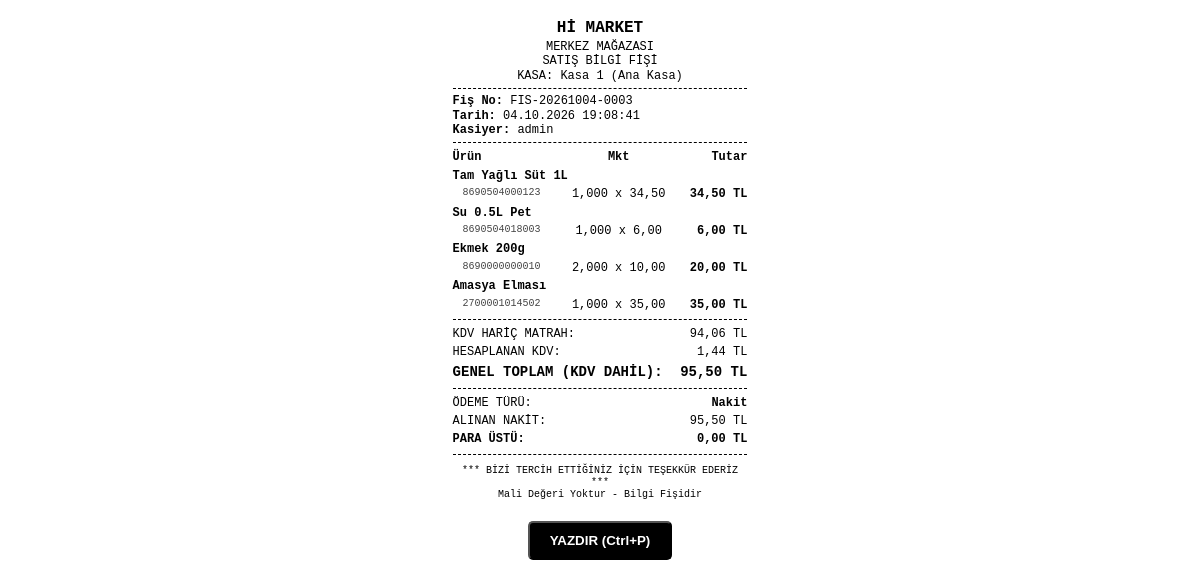
Page /receipt/FIS-20261004-0003/ on the committed database.
### pos_app/models.py (models this page shows, shortened)
class Sale(models.Model):
    PAYMENT_CHOICES = [
        ('NAKIT', 'Nakit'),
        ('KART', 'Banka / Kredi Kartı'),
        ('PARCALI', 'Parçalı Ödeme'),
        ('VERESIYE', 'Veresiye / Cari'),
    ]
    receipt_number = models.CharField(max_length=50, unique=True, db_index=True, verbose_name="Fiş Numarası")
    shift = models.ForeignKey(Shift, on_delete=models.SET_NULL, null=True, blank=True, related_name="sales", verbose_name="Vardiya")
    cashier = models.ForeignKey(User, on_delete=models.SET_NULL, null=True, related_name="sales", verbose_name="Kasiyer")
    created_at = models.DateTimeField(auto_now_add=True, verbose_name="Satış Tarihi")
    subtotal = models.DecimalField(max_digits=10, decimal_places=2, default=Decimal('0.00'), verbose_name="Ara Toplam (TL)")
    total_vat = models.DecimalField(max_digits=10, decimal_places=2, default=Decimal('0.00'), verbose_name="Toplam KDV (TL)")
    discount_amount = models.DecimalField(max_digits=10, decimal_places=2, default=Decimal('0.00'), verbose_name="İskonto (TL)")
    total_amount = models.DecimalField(max_digits=10, decimal_places=2, verbose_name="Genel Toplam (TL)")
    payment_type = models.CharField(max_length=20, choices=PAYMENT_CHOICES, default='NAKIT', verbose_name="Ödeme Tipi")
    cash_paid = models.DecimalField(max_digits=10, decimal_places=2, default=Decimal('0.00'), verbose_name="Alınan Nakit (TL)")
    change_given = models.DecimalField(max_digits=10, decimal_places=2, default=Decimal('0.00'), verbose_name="Para Üstü (TL)")
    is_cancelled = models.BooleanField(default=False, verbose_name="Fiş İptal Edildi mi?")
    cancellation_reason = models.TextField(blank=True, null=True, verbose_name="İptal Gerekçesi")
    is_return = models.BooleanField(default=False, verbose_name="İade Fişi mi?")
    return_reason = models.TextField(blank=True, null=True, verbose_name="İade Gerekçesi")
    class Meta:
        verbose_name = "Satış Fişi"
        verbose_name_plural = "Satış Fişleri"
        ordering = ['-created_at']

class Shift(models.Model):
    cash_register = models.ForeignKey(CashRegister, on_delete=models.CASCADE, related_name="shifts", verbose_name="Kasa")
    cashier = models.ForeignKey(User, on_delete=models.SET_NULL, null=True, related_name="shifts", verbose_name="Kasiyer")
    opened_at = models.DateTimeField(auto_now_add=True, verbose_name="Açılış Zamanı")
    closed_at = models.DateTimeField(blank=True, null=True, verbose_name="Kapanış Zamanı")
    opening_float = models.DecimalField(max_digits=10, decimal_places=2, default=Decimal('0.00'), verbose_name="Açılış Devir Parası (TL)")
    total_cash_sales = models.DecimalField(max_digits=10, decimal_places=2, default=Decimal('0.00'), verbose_name="Toplam Nakit Satış")
    total_card_sales = models.DecimalField(max_digits=10, decimal_places=2, default=Decimal('0.00'), verbose_name="Toplam Kart Satışı")
    total_sales_count = models.PositiveIntegerField(default=0, verbose_name="Toplam Fiş Sayısı")
    expected_cash = models.DecimalField(max_digits=10, decimal_places=2, default=Decimal('0.00'), verbose_name="Beklenen Nakit")
    actual_cash = models.DecimalField(max_digits=10, decimal_places=2, default=Decimal('0.00'), verbose_name="Sayılan Nakit")
    difference = models.DecimalField(max_digits=10, decimal_places=2, default=Decimal('0.00'), verbose_name="Kasa Farkı (Açık/Fazla)")
    is_closed = models.BooleanField(default=False, verbose_name="Kasa Kapandı mı? (Z Raporu)")
    notes = models.TextField(blank=True, null=True, verbose_name="Vardiya Notları")
    class Meta:
        verbose_name = "Kasa Vardiyası / Z Raporu"
        verbose_name_plural = "Kasa Vardiyaları / Z Raporları"
        ordering = ['-opened_at']

class CashRegister(models.Model):
    name = models.CharField(max_length=100, default="Kasa 1", verbose_name="Kasa Adı")
    register_code = models.CharField(max_length=20, unique=True, default="KASA-01", verbose_name="Kasa Kodu")
    is_active = models.BooleanField(default=True, verbose_name="Aktif mi?")
    created_at = models.DateTimeField(auto_now_add=True)
    class Meta:
        verbose_name = "Kasa Terminali"
        verbose_name_plural = "Kasa Terminalleri"

class SaleItem(models.Model):
    sale = models.ForeignKey(Sale, on_delete=models.CASCADE, related_name="items", verbose_name="Fiş")
    product = models.ForeignKey(Product, on_delete=models.SET_NULL, null=True, related_name="sale_items", verbose_name="Ürün")
    product_name = models.CharField(max_length=200, verbose_name="Ürün Adı")
    barcode = models.CharField(max_length=50, verbose_name="Barkod")
    quantity = models.DecimalField(max_digits=10, decimal_places=3, default=Decimal('1.000'), verbose_name="Miktar / Gramaj")
    unit_price = models.DecimalField(max_digits=10, decimal_places=2, verbose_name="Birim Fiyat")
    vat_rate = models.DecimalField(max_digits=5, decimal_places=2, default=Decimal('10.00'), verbose_name="KDV Oranı (%)")
    vat_amount = models.DecimalField(max_digits=10, decimal_places=2, default=Decimal('0.00'), verbose_name="KDV Tutarı")
    total_price = models.DecimalField(max_digits=10, decimal_places=2, verbose_name="Satır Toplamı")
    class Meta:
        verbose_name = "Fiş Kalemi"
        verbose_name_plural = "Fiş Kalemleri"

### pos_app/views.py (the view)
# urls.py: path('receipt/<str:receipt_number>/', views.receipt_view, name='receipt_view'),
def receipt_view(request, receipt_number):
    sale = get_object_or_404(Sale, receipt_number=receipt_number)
    return render(request, 'thermal_receipt.html', {'sale': sale})

### templates/thermal_receipt.html (shortened to what this page needs)
<!DOCTYPE html>
<html lang="tr">
<head>
</head>
<body>
    <div class="text-center">
        <div class="receipt-title">Hİ MARKET</div>
        <div>MERKEZ MAĞAZASI</div>
        {% if sale.is_return %}
        <div style="font-weight: bold; font-size: 14px; margin-top: 4px;">*** MÜŞTERİ İADE FİŞİ ***</div>
        <div style="font-size: 10px;">(GİDER PUSULASI)</div>
        {% else %}
        <div>SATIŞ BİLGİ FİŞİ</div>
        {% endif %}
        <div>KASA: {{ sale.shift.cash_register.name|default:"KASA 1" }}</div>
        <div class="dashed-line"></div>
    </div>
    <div>
        <div><strong>Fiş No:</strong> {{ sale.receipt_number }}</div>
        <div><strong>Tarih:</strong> {{ sale.created_at|date:"d.m.Y H:i:s" }}</div>
        <div><strong>Kasiyer:</strong> {{ sale.cashier.get_full_name|default:sale.cashier.username|default:"Kasiyer" }}</div>
        <div class="dashed-line"></div>
    </div>
    <table class="item-table">
        <thead>
            <tr class="fw-bold">
                <td>Ürün</td>
                <td class="text-center">Mkt</td>
                <td class="text-end">Tutar</td>
            </tr>
        </thead>
        <tbody>
            {% for item in sale.items.all %}
            <tr>
                <td colspan="3" class="fw-bold">{{ item.product_name }}</td>
            </tr>
            <tr>
                <td style="padding-left: 10px; font-size: 10px; color: #444;">
                    {{ item.barcode }}
                </td>
                <td class="text-center font-monospace">
                    {{ item.quantity }} x {{ item.unit_price }}
                </td>
                <td class="text-end fw-bold">
                    {{ item.total_price }} TL
                </td>
            </tr>
            {% endfor %}
        </tbody>
    </table>
    <div class="dashed-line"></div>
    <table class="item-table">
        <tr>
            <td>KDV HARİÇ MATRAH:</td>
            <td class="text-end">{{ sale.subtotal }} TL</td>
        </tr>
        <tr>
            <td>HESAPLANAN KDV:</td>
            <td class="text-end">{{ sale.total_vat }} TL</td>
        </tr>
        <tr class="fw-bold" style="font-size: 14px;">
            <td>GENEL TOPLAM (KDV DAHİL):</td>
            <td class="text-end">{{ sale.total_amount }} TL</td>
        </tr>
    </table>
    <div class="dashed-line"></div>
    <table class="item-table">
        <tr>
            <td>ÖDEME TÜRÜ:</td>
            <td class="text-end fw-bold">{{ sale.get_payment_type_display }}</td>
        </tr>
        {% if sale.payment_type == 'NAKIT' %}
        <tr>
            <td>ALINAN NAKİT:</td>
            <td class="text-end">{{ sale.cash_paid }} TL</td>
        </tr>
        <tr class="fw-bold">
            <td>PARA ÜSTÜ:</td>
            <td class="text-end">{{ sale.change_given }} TL</td>
        </tr>
        {% endif %}
    </table>
    <div class="dashed-line"></div>
    <div class="text-center" style="margin-top: 10px; font-size: 10px;">
        <div>*** BİZİ TERCİH ETTİĞİNİZ İÇİN TEŞEKKÜR EDERİZ ***</div>
        <div>Mali Değeri Yoktur - Bilgi Fişidir</div>
    </div>
    <div class="no-print text-center" style="margin-top: 20px;">
        <button onclick="window.print()" style="padding: 10px 20px; font-weight: bold; cursor: pointer; background: #000; color: #fff; border-radius: 5px;">
            YAZDIR (Ctrl+P)
        </button>
    </div>
</body>
</html>

### templates/thermal_receipt.html (style rules this page uses)
body { width: 78mm; margin: 0 auto; padding: 5mm; font-family: 'Courier New', Courier, monospace; font-size: 12px; line-height: 1.2; color: #000000; background-color: #ffffff; }
.text-center { text-align: center; }
.text-end { text-align: right; }
.fw-bold { font-weight: bold; }
.dashed-line { border-top: 1px dashed #000; margin: 5px 0; }
.item-table { width: 100%; border-collapse: collapse; }
.item-table td { padding: 2px 0; vertical-align: top; }
.receipt-title { font-size: 16px; font-weight: bold; margin-bottom: 2px; }

### rows in the picture
Sale: shift.cash_register.name "Kasa 1 (Ana Kasa)", receipt_number "FIS-20261004-0003", created_at "04.10.2026 19:08:41", cashier.get_full_name "admin", subtotal "94,06", total_vat "1,44", total_amount "95,50", payment_type "Nakit", cash_paid "95,50", change_given "0,00"
SaleItem: product_name "Tam Yağlı Süt 1L", barcode "8690504000123", quantity "1,000", unit_price "34,50", total_price "34,50"
SaleItem: product_name "Su 0.5L Pet", barcode "8690504018003", quantity "1,000", unit_price "6,00", total_price "6,00"
SaleItem: product_name "Ekmek 200g", barcode "8690000000010", quantity "2,000", unit_price "10,00", total_price "20,00"
SaleItem: product_name "Amasya Elması", barcode "2700001014502", quantity "1,000", unit_price "35,00", total_price "35,00"
